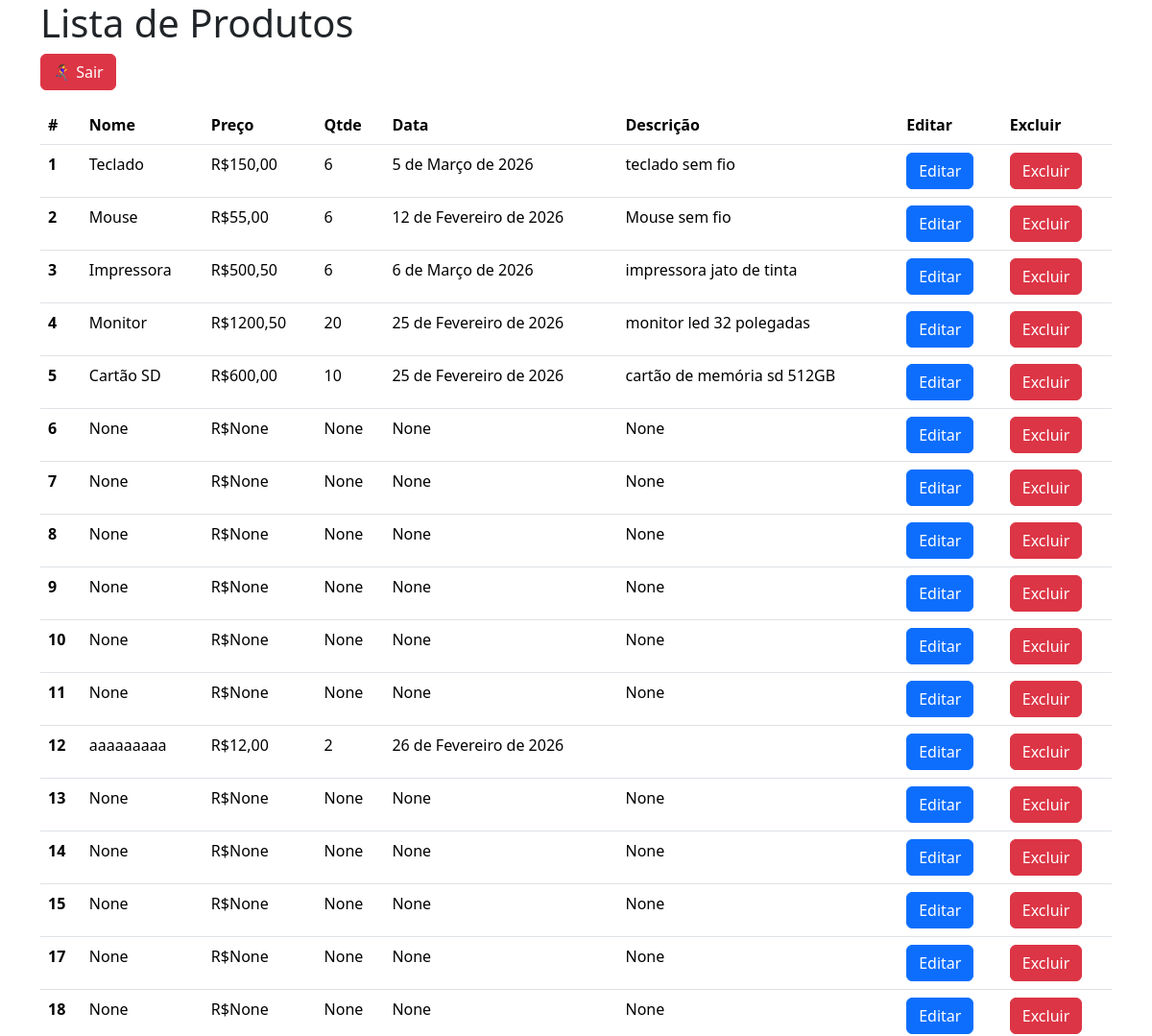
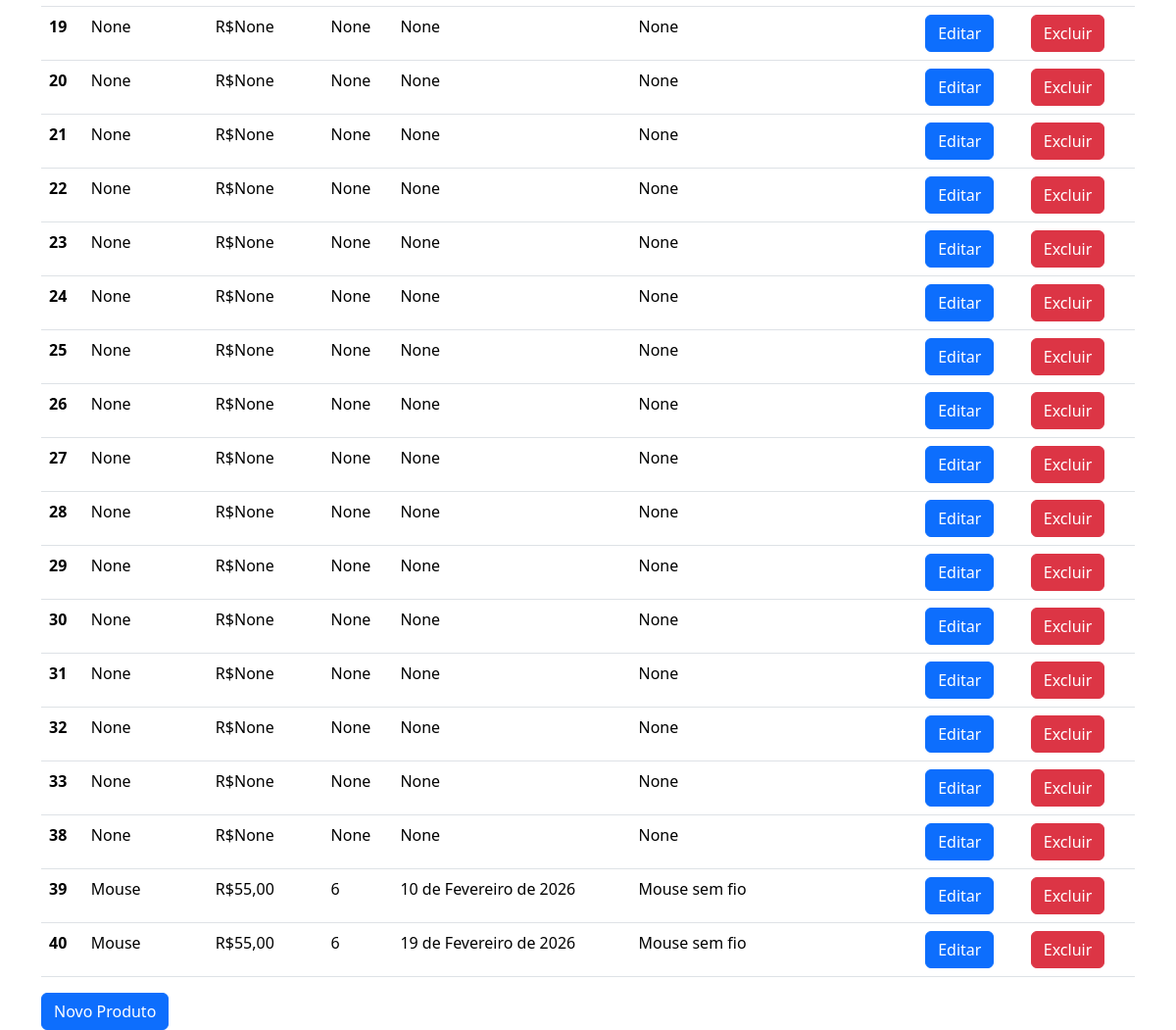
/produto (signed in), run on the app's committed database (2 pictures, top to bottom).
### aplicacao/models.py (models this page shows)
class Produto(models.Model):
    nome = models.CharField(max_length=100, null=True, blank=True)
    preco = models.DecimalField(decimal_places=2, max_digits=10, null=True, blank=True)
    qtde = models.IntegerField(null=True, blank=True)
    descricao = models.CharField(max_length=250, null=True, blank=True)
    data = models.DateField(null=True, blank=True)

### aplicacao/views.py (the view)
# urls.py: path('produto', produto, name="urlproduto"),
@login_required(login_url="urlentrar")
def produto(request):
    produtos = Produto.objects.all()
    context = {'produtos': produtos}
    return render(request, "produto.html", context)

### aplicacao/templates/produto.html (shortened to what this page needs)
{% load bootstrap5 %}
<!DOCTYPE html>
<html lang="en">
  <head>
    {% bootstrap_css %}
  </head>
  <body>
    <div class="container">
      <h1>Lista de Produtos</h1>
      <div class="mb-3">
        <a href="{% url 'urlsair' %}" class="btn btn-danger">
          🏃‍♀️‍➡️ Sair
        </a>
      </div>
      <table class="table table-hover">
        <thead>
          <tr>
            <th scope="col">#</th>
            <th scope="col">Nome</th>
            <th scope="col">Preço</th>
            <th scope="col">Qtde</th>
            <th scope="col">Data</th>
            <th scope="col">Descrição</th>
            <th scope="col">Editar</th>
            <th scope="col">Excluir</th>
          </tr>
        </thead>
        {% for p in produtos %}
        <tbody>
          <tr>
            <th scope="row">{{ p.id }}</th>
            <td>{{ p.nome }}</td>
            <td>R${{ p.preco }}</td>
            <td>{{ p.qtde }}</td>
            <td>{{ p.data }}</td>
            <td>{{ p.descricao }}</td>
            <td>
                <form action="{% url 'urleditarProduto' p.id %}" method="GET">
                    <input type="submit" value="Editar" class="btn btn-primary">
                </form>
            </td>
            <td>
                <form action="{% url 'urlexcluirProduto' p.id %}" method="POST">
                    <input type="submit" value="Excluir" class="btn btn-danger">
                </form>
            </td>
          </tr>
        </tbody>
        {% endfor %}
      </table>
      <form action="{% url 'urlcadastrarProduto' %}" method="POST">
        <input type="submit" value="Novo Produto" class="btn btn-primary" />
      </form>
    </div>
  </body>
</html>

### data on the page
Produto: id "1", nome "Teclado", preco "150,00", qtde "6", data "5 de Março de 2026", descricao "teclado sem fio"
Produto: id "2", nome "Mouse", preco "55,00", qtde "6", data "12 de Fevereiro de 2026", descricao "Mouse sem fio"
Produto: id "3", nome "Impressora", preco "500,50", qtde "6", data "6 de Março de 2026", descricao "impressora jato de tinta"
Produto: id "4", nome "Monitor", preco "1200,50", qtde "20", data "25 de Fevereiro de 2026", descricao "monitor led 32 polegadas"
Produto: id "5", nome "Cartão SD", preco "600,00", qtde "10", data "25 de Fevereiro de 2026", descricao "cartão de memória sd 512GB"
Produto: id "6", nome "None", preco "None", qtde "None", data "None", descricao "None"
Produto: id "7", nome "None", preco "None", qtde "None", data "None", descricao "None"
Produto: id "8", nome "None", preco "None", qtde "None", data "None", descricao "None"
Produto: id "9", nome "None", preco "None", qtde "None", data "None", descricao "None"
Produto: id "10", nome "None", preco "None", qtde "None", data "None", descricao "None"
Produto: id "11", nome "None", preco "None", qtde "None", data "None", descricao "None"
Produto: id "12", nome "aaaaaaaaa", preco "12,00", qtde "2", data "26 de Fevereiro de 2026"
Produto: id "13", nome "None", preco "None", qtde "None", data "None", descricao "None"
Produto: id "14", nome "None", preco "None", qtde "None", data "None", descricao "None"
Produto: id "15", nome "None", preco "None", qtde "None", data "None", descricao "None"
Produto: id "17", nome "None", preco "None", qtde "None", data "None", descricao "None"
Produto: id "18", nome "None", preco "None", qtde "None", data "None", descricao "None"
Produto: id "19", nome "None", preco "None", qtde "None", data "None", descricao "None"
Produto: id "20", nome "None", preco "None", qtde "None", data "None", descricao "None"
Produto: id "21", nome "None", preco "None", qtde "None", data "None", descricao "None"
Produto: id "22", nome "None", preco "None", qtde "None", data "None", descricao "None"
Produto: id "23", nome "None", preco "None", qtde "None", data "None", descricao "None"
Produto: id "24", nome "None", preco "None", qtde "None", data "None", descricao "None"
Produto: id "25", nome "None", preco "None", qtde "None", data "None", descricao "None"
Produto: id "26", nome "None", preco "None", qtde "None", data "None", descricao "None"
Produto: id "27", nome "None", preco "None", qtde "None", data "None", descricao "None"
Produto: id "28", nome "None", preco "None", qtde "None", data "None", descricao "None"
Produto: id "29", nome "None", preco "None", qtde "None", data "None", descricao "None"
Produto: id "30", nome "None", preco "None", qtde "None", data "None", descricao "None"
Produto: id "31", nome "None", preco "None", qtde "None", data "None", descricao "None"
Produto: id "32", nome "None", preco "None", qtde "None", data "None", descricao "None"
Produto: id "33", nome "None", preco "None", qtde "None", data "None", descricao "None"
Produto: id "38", nome "None", preco "None", qtde "None", data "None", descricao "None"
Produto: id "39", nome "Mouse", preco "55,00", qtde "6", data "10 de Fevereiro de 2026", descricao "Mouse sem fio"
Produto: id "40", nome "Mouse", preco "55,00", qtde "6", data "19 de Fevereiro de 2026", descricao "Mouse sem fio"
